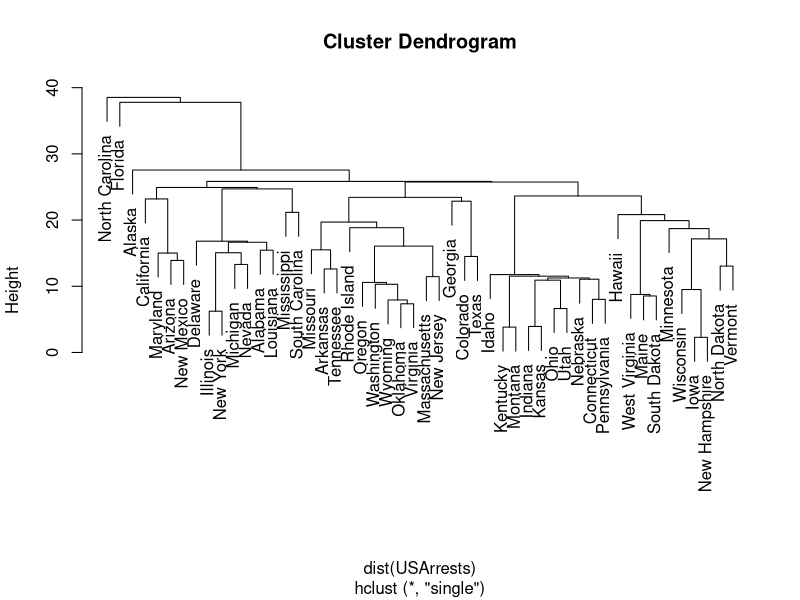
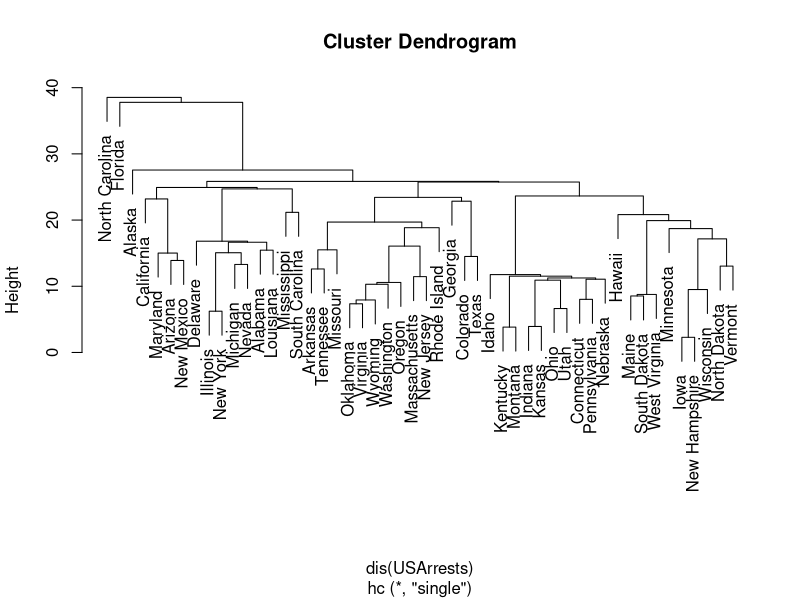

Here is the R script that generated these plots, in order:
# A basic (and wasteful) way to compute a full Euclidean distance matrix for
# the input matrix x. The output[i,j] position is the Euclidean distance
# between rows x[i,] and x[j,].
dis = function(x)
{
  x = as.matrix(x)
  u = apply(x*x,1,sum) %*% matrix(1.0,1,nrow(x))
  sqrt(abs(u + t(u) - 2 * x %*% t(x)))
}

# The following ordering function for the hclust plot is translated from the
# original Fortran code used by R in hclust.f. It's only needed by the plotting
# routine to avoid crossing connections.
iorder = function(m)
{
  N = nrow(m) + 1
  iorder = rep(0,N)
  iorder[1] = m[N-1,1]
  iorder[2] = m[N-1,2]
  loc = 2
  for(i in seq(N-2,1))
  {
    for(j in seq(1,loc))
    {
      if(iorder[j] == i)
      {
        iorder[j] = m[i,1]
        if(j==loc)
        {
          loc = loc + 1
          iorder[loc] = m[i,2]
        } else
        {
          loc = loc + 1
          for(k in seq(loc, j+2)) iorder[k] = iorder[k-1]
          iorder[j+1] = m[i,2]
        }
      }
    }
  }
  -iorder
}

# A really simple pure-R hierarchical clustering implementation. Can
# be used like hclust(d, method).
hc = function(d, method=c("single","complete","average","median"))
{
  if(!is.matrix(d)) d = as.matrix(d)
# Pick a clustering function:
  method = switch(match.arg(method),
                    single   = min,
                    complete = max,
                    average  = mean,
                    median  = median)
  N = nrow(d)
  diag(d)=Inf
  n = -(1:N)                       # Tracks group membership
  m = matrix(0,nrow=N-1, ncol=2)   # hclust merge output
  h = rep(0,N-1)                   # hclust height output
  j = 1
  while(j<N)
  {
# Find smallest distance and corresponding indices
    h[j] = min(d)
    i = which(d==h[j], arr.ind=TRUE)
# If not already assigned to the same group, then...
    if(diff(n[i[1,]])!=0)
    {
# R's convention is to order each m[j,] pair as follows:
      p = n[i[1,]]
      p = p[order(abs(p))]
      m[j,] = p
# Agglomerate this pair and all previous groups they belong to
# into the current jth group:
      grp = c(i[1,], which(n %in% n[i[1,n[i[1,]]>0]]))
      n[grp] = j
      j = j + 1
    }
# Concoct a replacement row that consolidates our pair using `method`:
    r = apply(d[i[1,],],2,method)
# Move on to the next minimum distance, excluding current one
    d[min(i),] = d[,min(i)] = r
    d[max(i),] = d[,max(i)] = Inf
    d[min(i),min(i)] = Inf
  }
# This is the end of the clustering part.
# The next order step is only needed to plot.
  o = iorder(m)
# Return something similar to the output from hclust.
  structure(list(merge = m, height = h, order = o,
        labels = rownames(d), method = "single", 
        call = match.call(), dist.method = "euclidean"), 
        class = "hclust")
}

# Compare!
h = hclust(dist(USArrests),method="single")
h1 = hc(dis(USArrests))
plot(h)
plot(h1)
